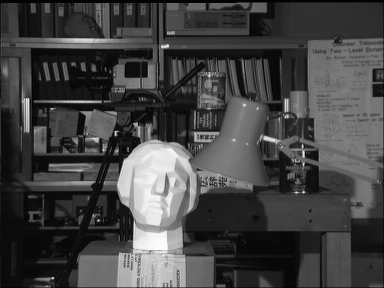
#> input picture data/tsukuba_l.png, 384 x 288 px
$ python StereoSGBM.py
#> lines starting #> are read from the running program, lines starting #| are printed output that depends on the picture
import cv2
from sklearn.preprocessing import normalize
import numpy as np

imgL = cv2.imread('./data/tsukuba_l.png')  # downscale images for faster processing
#> imgL is the input picture: shape (288, 384, 3); min 0, max 252, mean 67.6
imgR = cv2.imread('./data/tsukuba_r.png')
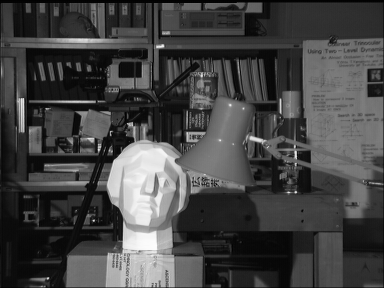
#> input picture data/tsukuba_r.png, 384 x 288 px
#> imgR is the input picture: shape (288, 384, 3); min 0, max 253, mean 68

# SGBM Parameters -----------------
window_size = 3  # wsize default 3; 5; 7 for SGBM reduced size image; 15 for SGBM full size image (1300px and above); 5 Works nicely

left_matcher = cv2.StereoSGBM_create(
    minDisparity=0,
    numDisparities=16,  # max_disp has to be dividable by 16 f. E. HH 192, 256
    blockSize=15,
    P1=8 * 3 * window_size ** 2,
    # wsize default 3; 5; 7 for SGBM reduced size image; 15 for SGBM full size image (1300px and above); 5 Works nicely
    P2=32 * 3 * window_size ** 2,
    disp12MaxDiff=1,
    uniquenessRatio=15,
    speckleWindowSize=0,
    speckleRange=2,
    preFilterCap=63,
    mode=cv2.STEREO_SGBM_MODE_SGBM_3WAY
)

right_matcher = cv2.ximgproc.createRightMatcher(left_matcher)

# FILTER Parameters
lmbda = 80000
sigma = 1.2
visual_multiplier = 1.0

wls_filter = cv2.ximgproc.createDisparityWLSFilter(matcher_left=left_matcher)
wls_filter.setLambda(lmbda)
wls_filter.setSigmaColor(sigma)

displ = left_matcher.compute(imgL, imgR)  # .astype(np.float32)/16
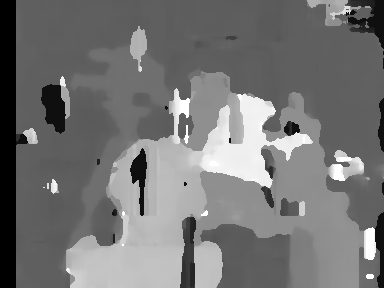
#> displ: shape (288, 384) int16; min -16, max 240, mean 101.7; drawn with min black and max white
dispr = right_matcher.compute(imgR, imgL)  # .astype(np.float32)/16
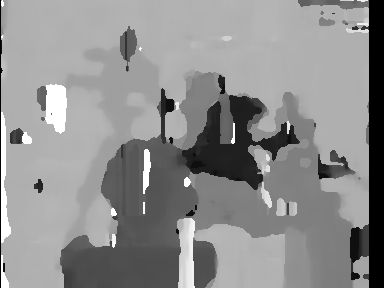
#> dispr: shape (288, 384) int16; min -256, max 0, mean -112.9; drawn with min black and max white
displ = np.int16(displ)
dispr = np.int16(dispr)
filteredImg = wls_filter.filter(displ, imgL, None, dispr)  # important to put "imgL" here!!!
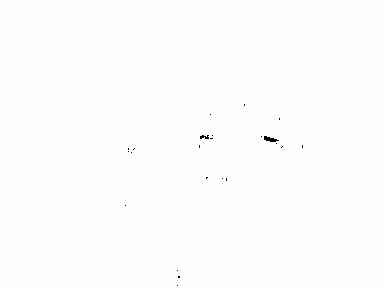
#> filteredImg: shape (288, 384) int16; min -32768, max 227, mean 68.1; drawn with min black and max white

filteredImg = cv2.normalize(src=filteredImg, dst=filteredImg, beta=0, alpha=255, norm_type=cv2.NORM_MINMAX);
filteredImg = np.uint8(filteredImg)
cv2.imshow('Disparity Map', filteredImg)
cv2.waitKey()
cv2.destroyAllWindows()
